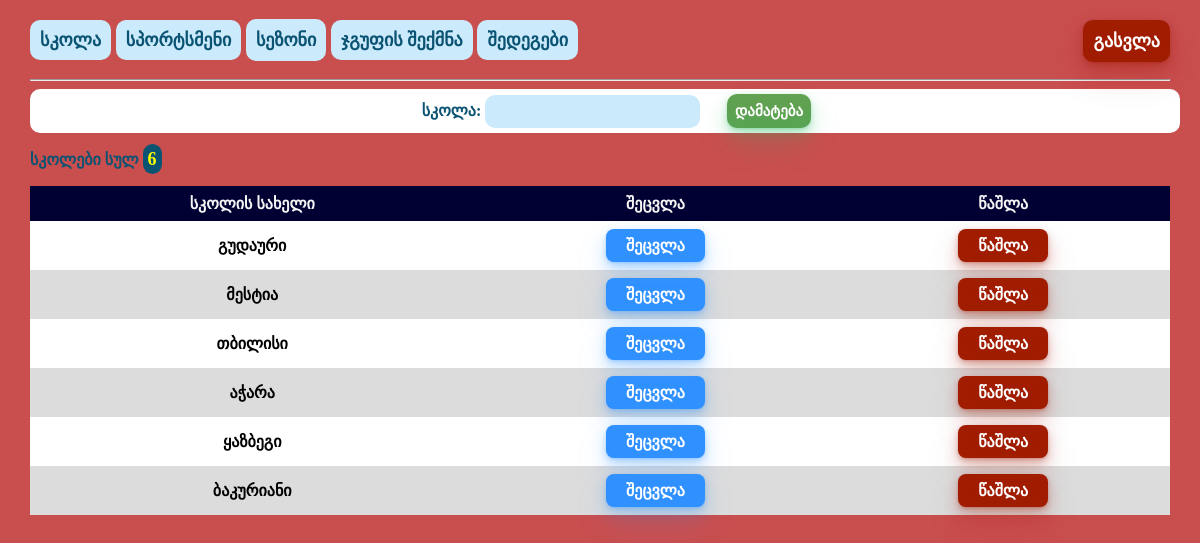
/staff/school/ (signed in), run on the app's committed database.
### staff/models.py (models this page shows, shortened)
class School(models.Model):
    school_name = models.CharField(max_length=20)

### staff/views.py (the view)
# urls.py: path('school/', views.school, name='school'),
@login_required(login_url='login')
def school(request):
    form = SchoolForm()
    if request.method == "POST":
        pDict = request.POST.copy()
        form = SchoolForm(pDict)
        if form.is_valid():
            form.save()
            return HttpResponseRedirect('/staff/school')
    regions = School.objects.all()
    count = School.objects.all().count()
    context = {'form': form, 'regions': regions, 'count': count}
    return render(request, 'staff/School.html', context)

### staff/forms.py
class SchoolForm(ModelForm):
    class Meta:
        model = School
        fields = '__all__'
        labels = {'school_name': 'სკოლა'}

### staff/templates/staff/School.html (shortened to what this page needs)
{% extends 'staff/base.html' %}
{% block content %}
<body>
    <form class="form-comp" id="form" action="" method="post">
        {{ form }}
        <input class="button-33" id="add" type="submit" value="დამატება">
    </form>
    <p class="counter" >სკოლები სულ <a class="count">{{count}}</a></p>
    <table id="schools">
        <tr>
            <th>სკოლის სახელი</th>
            <th>შეცვლა</th>
            <th>წაშლა</th>
        </tr>
        <tr>
            {% for region in regions %}
            <tr>
                <td>{{ region.school_name }}</td>
                <td><a class="button-33" id="update_btn" href="{% url 'update-school' region.id %}">შეცვლა</a></td>
                <td><a class="button-33" id="delete_btn" href="{% url 'delete-school' region.id %}">წაშლა</a></td>
            </tr>
            {% endfor %}
        </tr>
    </table>
</body>
{% endblock content %}

### staff/static/staff/style.css (style rules this page uses)
html, body { height: 100%; width: 100%; background-repeat: no-repeat; background-size: 100% 100%; }
html { display: table; margin: auto; }
body { padding-right:30px; padding-left:30px; display: table-cell; justify-content:center; align-items:center; }
.competitors,#schools { margin-bottom: 30px; font-family: "BPG Nino Mtavruli"; font-weight: bolder; border-collapse: collapse; width: 80%; border: 0px; border-radius: 5px; margin-left: auto; margin-right: auto; }
.competitors td,th { border: 0px; padding:10px; text-align: center; }
.competitors tr,#schools tr { background-color: #ffffff; }
.competitors tr:nth-child(even),#schools tr:nth-child(even) { background-color: #DCDCDC; }
.competitors th,#schools th { padding-top: 12px; padding-bottom: 12px; text-align: center; background-color: #000033; color: #f6f5f5; }
#schools { font-family: "BPG Nino Mtavruli"; border-collapse: collapse; width: 100%; }
#schools td, #schools th { border: 0px; padding: 8px; text-align: center; }
.form-comp { text-align: center; justify-content:center; background-color: white; padding: 5px; width:100%; border-radius: 10px; }
.counter,label { font-family: "BPG Nino Mtavruli"; font-weight: bolder; color: #0b5372; }
label { margin-left:2%; }
.count { font-size: 18px; color: yellow; background: #0b5372; padding: 5px; border-radius: 10px; }
input[type=text],input[type=number],input[type=password],select { border-radius: 10px; font-size: 15px; font-family: "BPG Nino Mtavruli"; font-weight: bold; border:none; padding: 8px; background-color: #cbebfc; color: #0b5372; }
input[type=submit] { border-radius: 10px; margin-left:2%; font-size: 15px; font-family: "BPG Nino Mtavruli"; font-weight: bold; border:none; padding: 8px; background-color: #61a151; color: white; }
body { background-color: rgb(201, 78, 78); }
.button-33 { background-color: #c2fbd7; border-radius: 8px; box-shadow: rgba(44, 187, 99, .2) 0 -25px 18px -14px inset,rgba(44, 187, 99, .15) 0 1px 2px,rgba(44, 187, 99, .15) 0 2px 4px,rgba(44, 187, 99, .15) 0 4px 8px,rgba(44, 187, 99, .15) 0 8px 16px,rgba(44, 187, 99, .15) 0 16px 32px; color: green; cursor: pointer; display: inline-block; font-family: "BPG Nino Mtavruli"; padding: 7px 20px; text-align: center; text-decoration: none; transition: all 250ms; border: 0; font-size: 16px; user-select: none; -webkit-user-select: none; touch-action: manipulation; }
#delete_btn { color: white; background:#a11d00; box-shadow: rgba(161, 29, 0, .2) 0 -25px 18px -14px inset,rgba(161, 29, 0, .15) 0 1px 2px,rgba(161, 29, 0, .15) 0 2px 4px,rgba(161, 29, 0, .15) 0 4px 8px,rgba(161, 29, 0, .15) 0 8px 16px,rgba(161, 29, 0, .15) 0 16px 32px; }
#update_btn { color: white; background:#3091ff; box-shadow: rgba(48, 145, 255, .2) 0 -25px 18px -14px inset,rgba(48, 145, 255, .15) 0 1px 2px,rgba(48, 145, 255, .15) 0 2px 4px,rgba(48, 145, 255, .15) 0 4px 8px,rgba(48, 145, 255, .15) 0 8px 16px,rgba(48, 145, 255, .15) 0 16px 32px; }

### data on the page
School: school_name "გუდაური"
School: school_name "მესტია"
School: school_name "თბილისი"
School: school_name "აჭარა"
School: school_name "ყაზბეგი"
School: school_name "ბაკურიანი"

### other printed values
{{ count }} "6"
